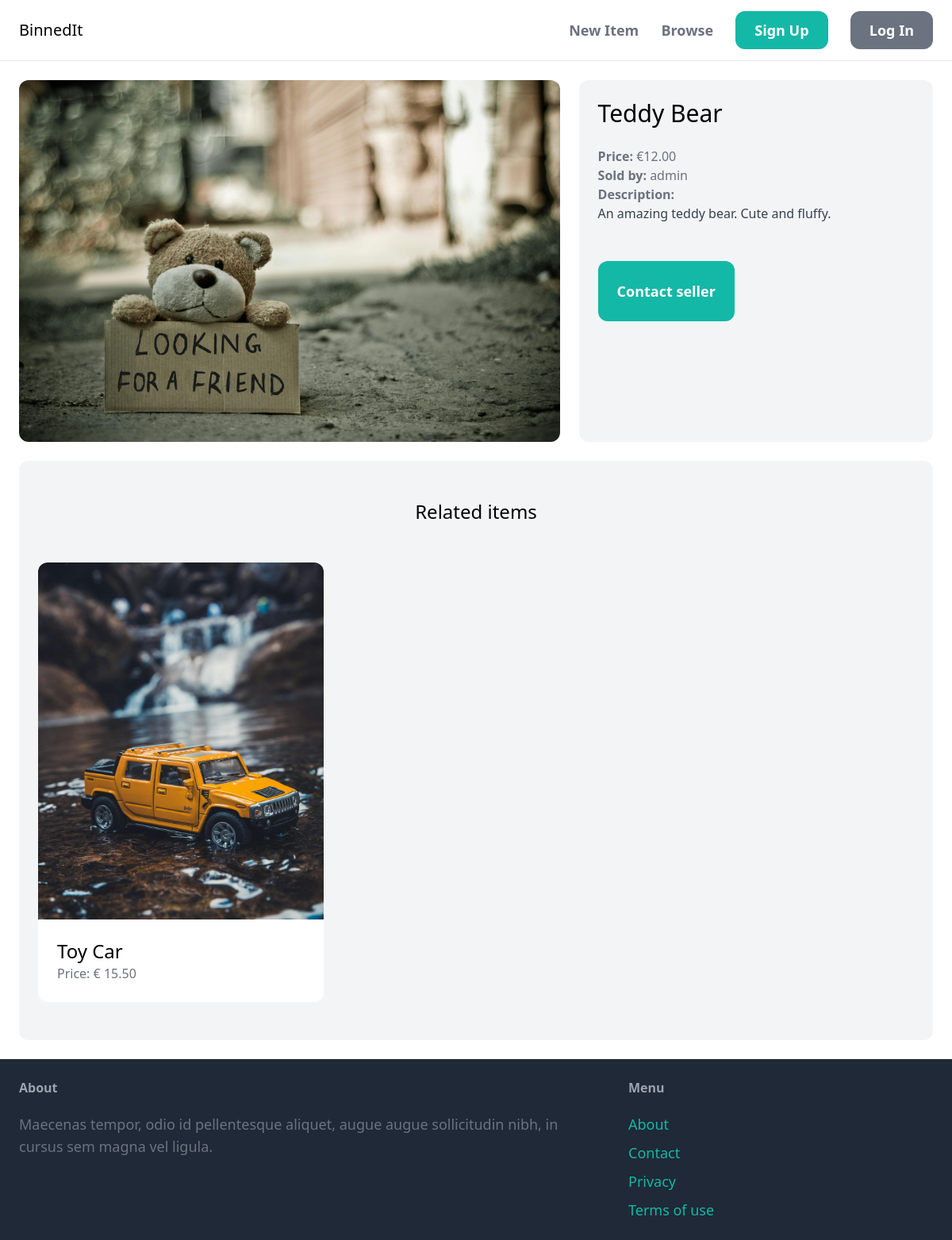
Page /items/1/ on the committed database.
### item/models.py (models this page shows, shortened)
class Item(models.Model):
    category = models.ForeignKey(
        Category, related_name='items', on_delete=models.CASCADE)
    name = models.CharField(max_length=255)
    description = models.TextField(blank=True, null=True)
    price = models.DecimalField(max_digits=999, decimal_places=2)
    image = models.ImageField(upload_to='item_images', blank=True, null=True)
    is_sold = models.BooleanField(default=False)
    created_by = models.ForeignKey(
        User, related_name='items', on_delete=models.CASCADE)
    created_at = models.DateTimeField(auto_now_add=True)

### item/views.py (the view)
# urls.py: path('<int:pk>/', views.detail, name='detail'),
def detail(request, pk):
    item = get_object_or_404(Item, pk=pk)
    related_items = Item.objects.filter(
        category=item.category, is_sold=False).exclude(pk=pk)[0:3]
    return render(request, 'item/detail.html', {'item': item, 'related_items': related_items})

### item/templates/item/detail.html (shortened to what this page needs)
{% extends 'core/base.html' %}
{% block content %}
<div class="grid grid-cols-5 gap-6">
    <div class="col-span-3">
        <img src="{{ item.image.url }}" class="rounded-xl">
    </div>
    <div class="col-span-2 p-6 bg-gray-100 rounded-xl">
        <h1 class="mb-6 text-3xl">{{item.name}}</h1>
        <p class="text-gray-500"><strong>Price: </strong>€{{item.price}}</p>
        <p class="text-gray-500"><strong>Sold by: </strong>{{item.created_by.username}}</p>
        {%if item.description%}
            <p class="text-gray-700"><strong class="text-gray-500">Description: </strong><br>
                {{item.description}}
            </p>
        {% endif %}
        {% if request.user == item.created_by %}
            <div class="mt-6 p-6 bg-white rounded-xl">
                <p>This is your item.</p>
                <a href="{% url 'item:edit' item.id %}" class="inline-block mt-6 px-6 py-3 text-lg font-semibold bg-teal-500 text-white rounded-xl">Edit</a>
                <a href="{% url 'item:delete' item.id %}" class="inline-block mt-6 px-6 py-3 text-lg font-semibold bg-red-500 text-white rounded-xl">Delete</a>
            </div>
        {% else %}
            <br><a href="{% url 'conversation:new' item.id %}" class="inline-block mt-6 px-6 py-6 text-lg font-semibold bg-teal-500 text-white rounded-xl hover:bg-teal-700">Contact seller</a>
        {% endif %}
    </div>
</div>
<div class="mt-6 px-6 py-12 bg-gray-100 rounded-xl">
    <h2 class="mb-12 text-2xl text-center">Related items</h2>
    <div class="grid grid-cols-3 gap-3">
        {% for item in related_items %}
        <div>
            <a href="{% url 'item:detail' item.id %}">
                <div>
                    <img src = "{{ item.image.url }}" class="rounded-t-xl">
                </div>
                <div class="p-6 bg-white rounded-b-xl">
                    <h2 class="text-2xl">{{item.name}}</h2>
                    <p class="text-gray-500">Price: € {{item.price}}</p>
                </div>
            </a>
        </div>
        {% endfor %}
    </div>
</div>
{% endblock %}

### rows in the picture
Item: image (picture), name "Teddy Bear", price "12.00", created_by.username "admin", description "An amazing teddy bear. Cute and fluffy."
Item: image (picture), name "Toy Car", price "15.50"
